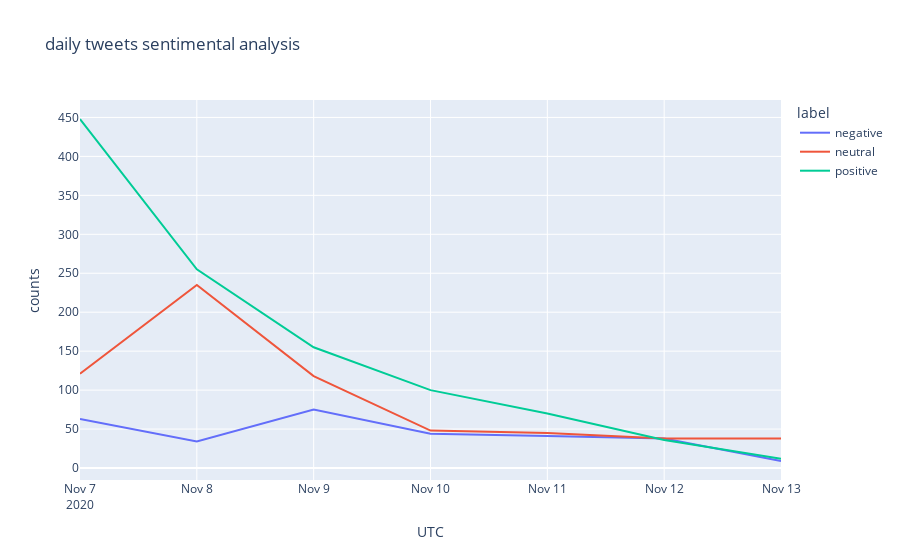

Write notebook code for a chart like this one.
### Code cell
fig = px.line(data_agg, x='UTC', y='counts', color='label', title = 'daily tweets sentimental analysis')
fig.write_image("img/daily tweets sentimental analysis.png",width=1000, height=500)
fig.show()

### Figure 1 — Plotly figure (JSON) as saved in the notebook; plotly's stock layout.template omitted (floating-point values rounded to 4 significant figures)
{"data": [{"hovertemplate": "label=negative<br>UTC=%{x}<br>counts=%{y}<extra></extra>", "legendgroup": "negative", "line": {"color": "#636efa", "dash": "solid"}, "mode": "lines", "name": "negative", "orientation": "v", "showlegend": true, "type": "scatter", "x": ["2020-11-07", "2020-11-08", "2020-11-09", "2020-11-10", "2020-11-11", "2020-11-12", "2020-11-13"], "xaxis": "x", "y": [63, 34, 75, 44, 41, 38, 9], "yaxis": "y"}, {"hovertemplate": "label=neutral<br>UTC=%{x}<br>counts=%{y}<extra></extra>", "legendgroup": "neutral", "line": {"color": "#EF553B", "dash": "solid"}, "mode": "lines", "name": "neutral", "orientation": "v", "showlegend": true, "type": "scatter", "x": ["2020-11-07", "2020-11-08", "2020-11-09", "2020-11-10", "2020-11-11", "2020-11-12", "2020-11-13"], "xaxis": "x", "y": [121, 235, 118, 48, 45, 38, 38], "yaxis": "y"}, {"hovertemplate": "label=positive<br>UTC=%{x}<br>counts=%{y}<extra></extra>", "legendgroup": "positive", "line": {"color": "#00cc96", "dash": "solid"}, "mode": "lines", "name": "positive", "orientation": "v", "showlegend": true, "type": "scatter", "x": ["2020-11-07", "2020-11-08", "2020-11-09", "2020-11-10", "2020-11-11", "2020-11-12", "2020-11-13"], "xaxis": "x", "y": [448, 255, 155, 100, 70, 36, 12], "yaxis": "y"}], "layout": {"legend": {"title": {"text": "label"}, "tracegroupgap": 0}, "title": {"text": "daily tweets sentimental analysis"}, "xaxis": {"anchor": "y", "domain": [0, 1], "title": {"text": "UTC"}}, "yaxis": {"anchor": "x", "domain": [0, 1], "title": {"text": "counts"}}}}
